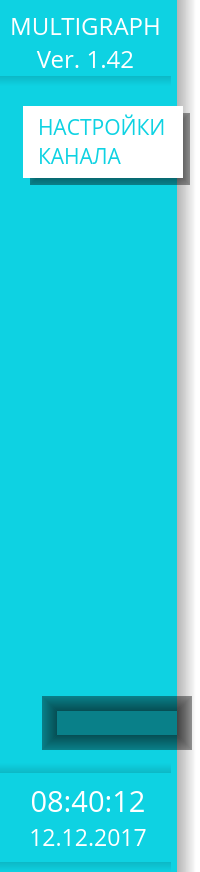
    <widget class="QFrame" name="left">
     <property name="minimumSize">
      <size>
       <width>193</width>
       <height>0</height>
      </size>
     </property>
     <property name="maximumSize">
      <size>
       <width>228</width>
       <height>10000000</height>
      </size>
     </property>
     <property name="styleSheet">
      <string notr="true">background-color:qlineargradient(spread:pad, x1:0, y1:0, x2:1, y2:0, stop:0 rgba(14, 210, 226, 255), stop:0.885000 rgba(14, 210, 226, 255), stop:0.885001 rgba(0, 0, 0, 40), stop:0.980000 rgba(0, 0, 0, 0), stop:1 rgba(0, 0, 0, 0))</string>
     </property>
     <property name="frameShape">
      <enum>QFrame::NoFrame</enum>
     </property>
     <property name="frameShadow">
      <enum>QFrame::Raised</enum>
     </property>
     <layout class="QVBoxLayout" name="verticalLayout_2">
      <property name="spacing">
       <number>0</number>
      </property>
      <property name="leftMargin">
       <number>0</number>
      </property>
      <property name="topMargin">
       <number>0</number>
      </property>
      <property name="rightMargin">
       <number>0</number>
      </property>
      <property name="bottomMargin">
       <number>0</number>
      </property>
      <item>
       <widget class="QLabel" name="name">
        <property name="minimumSize">
         <size>
          <width>17</width>
          <height>86</height>
         </size>
        </property>
        <property name="maximumSize">
         <size>
          <width>171</width>
          <height>16777215</height>
         </size>
        </property>
        <property name="font">
         <font>
          <family>Open Sans</family>
          <pointsize>18</pointsize>
          <kerning>true</kerning>
         </font>
        </property>
        <property name="styleSheet">
         <string notr="true">background-color: rgba(255, 255, 255, 0);
border-bottom:10px solid qlineargradient(spread:pad, x1:0, y1:0, x2:0, y2:1, stop:0 rgba(0, 0, 0, 32), stop:1 rgba(255, 255, 255, 0));</string>
        </property>
        <property name="frameShape">
         <enum>QFrame::NoFrame</enum>
        </property>
        <property name="frameShadow">
         <enum>QFrame::Raised</enum>
        </property>
        <property name="lineWidth">
         <number>1</number>
        </property>
        <property name="midLineWidth">
         <number>0</number>
        </property>
        <property name="text">
         <string>&lt;html&gt;&lt;head/&gt;&lt;body&gt;&lt;p align=&quot;center&quot;&gt;&lt;span style=&quot; color:#ffffff;&quot;&gt;MULTIGRAPH&lt;br/&gt;Ver. 1.42&lt;/span&gt;&lt;/p&gt;&lt;/body&gt;&lt;/html&gt;</string>
        </property>
        <property name="wordWrap">
         <bool>false</bool>
        </property>
        <property name="margin">
         <number>0</number>
        </property>
       </widget>
      </item>
      <item>
       <widget class="QFrame" name="frameNameSubMenu">
        <property name="minimumSize">
         <size>
          <width>0</width>
          <height>125</height>
         </size>
        </property>
        <property name="styleSheet">
         <string notr="true">background-color: rgba(255, 255, 255, 0);</string>
        </property>
        <property name="frameShape">
         <enum>QFrame::NoFrame</enum>
        </property>
        <property name="frameShadow">
         <enum>QFrame::Raised</enum>
        </property>
        <widget class="QWidget" name="shadowSubMenu" native="true">
         <property name="geometry">
          <rect>
           <x>30</x>
           <y>27</y>
           <width>160</width>
           <height>72</height>
          </rect>
         </property>
         <property name="styleSheet">
          <string notr="true">background-color: rgba(0, 0, 0, 100);
border-right:15px solid qlineargradient(spread:pad, x1:0, y1:0, x2:1, y2:0, stop:0 rgba(0, 0, 0, 100), stop:1 rgba(255, 255, 255, 0));
border-bottom:15px solid qlineargradient(spread:pad, x1:0, y1:0, x2:0, y2:1, stop:0 rgba(0, 0, 0, 100), stop:1 rgba(255, 255, 255, 0));
border-left:15px solid qlineargradient(spread:pad, x1:1, y1:0, x2:0, y2:0, stop:0 rgba(0, 0, 0, 100), stop:1 rgba(255, 255, 255, 0));
border-top:15px solid qlineargradient(spread:pad, x1:0, y1:1, x2:0, y2:0, stop:0 rgba(0, 0, 0, 100), stop:1 rgba(255, 255, 255, 0));
background-clip:padding;</string>
         </property>
        </widget>
        <widget class="QLabel" name="nameSubMenu">
         <property name="geometry">
          <rect>
           <x>23</x>
           <y>20</y>
           <width>160</width>
           <height>72</height>
          </rect>
         </property>
         <property name="font">
          <font>
           <family>Open Sans</family>
           <pointsize>16</pointsize>
          </font>
         </property>
         <property name="styleSheet">
          <string notr="true">background-color: rgb(255, 255, 255);
color: rgb(14, 210, 226);
padding-left:10px;</string>
         </property>
         <property name="text">
          <string>&lt;html&gt;&lt;head/&gt;&lt;body&gt;&lt;p&gt;НАСТРОЙКИ&lt;br&gt;КАНАЛА&lt;/p&gt;&lt;/body&gt;&lt;/html&gt;</string>
         </property>
         <property name="scaledContents">
          <bool>true</bool>
         </property>
         <property name="alignment">
          <set>Qt::AlignLeading|Qt::AlignLeft|Qt::AlignVCenter</set>
         </property>
        </widget>
       </widget>
      </item>
      <item>
       <spacer name="verticalSpacer">
        <property name="orientation">
         <enum>Qt::Vertical</enum>
        </property>
        <property name="sizeHint" stdset="0">
         <size>
          <width>20</width>
          <height>478</height>
         </size>
        </property>
       </spacer>
      </item>
      <item>
       <widget class="QFrame" name="placeLogo">
        <property name="minimumSize">
         <size>
          <width>0</width>
          <height>74</height>
         </size>
        </property>
        <property name="styleSheet">
         <string notr="true">background-color: rgba(255, 255, 255, 0);</string>
        </property>
        <property name="frameShape">
         <enum>QFrame::StyledPanel</enum>
        </property>
        <property name="frameShadow">
         <enum>QFrame::Raised</enum>
        </property>
        <widget class="QWidget" name="shadow" native="true">
         <property name="geometry">
          <rect>
           <x>42</x>
           <y>7</y>
           <width>150</width>
           <height>54</height>
          </rect>
         </property>
         <property name="styleSheet">
          <string notr="true">background-color: rgba(0, 0, 0, 100);
border-right:15px solid qlineargradient(spread:pad, x1:0, y1:0, x2:1, y2:0, stop:0 rgba(0, 0, 0, 100), stop:1 rgba(255, 255, 255, 0));
border-bottom:15px solid qlineargradient(spread:pad, x1:0, y1:0, x2:0, y2:1, stop:0 rgba(0, 0, 0, 100), stop:1 rgba(255, 255, 255, 0));
border-left:15px solid qlineargradient(spread:pad, x1:1, y1:0, x2:0, y2:0, stop:0 rgba(0, 0, 0, 100), stop:1 rgba(255, 255, 255, 0));
border-top:15px solid qlineargradient(spread:pad, x1:0, y1:1, x2:0, y2:0, stop:0 rgba(0, 0, 0, 100), stop:1 rgba(255, 255, 255, 0));
background-clip:padding;</string>
         </property>
        </widget>
        <widget class="QLabel" name="label">
         <property name="geometry">
          <rect>
           <x>35</x>
           <y>0</y>
           <width>150</width>
           <height>54</height>
          </rect>
         </property>
         <property name="text">
          <string/>
         </property>
         <property name="pixmap">
          <pixmap>C:/Work/logotpchel.png</pixmap>
         </property>
         <property name="scaledContents">
          <bool>true</bool>
         </property>
        </widget>
       </widget>
      </item>
      <item>
       <widget class="QLabel" name="date_time">
        <property name="minimumSize">
         <size>
          <width>0</width>
          <height>109</height>
         </size>
        </property>
        <property name="maximumSize">
         <size>
          <width>171</width>
          <height>16777215</height>
         </size>
        </property>
        <property name="font">
         <font>
          <family>Open Sans</family>
          <pointsize>16</pointsize>
         </font>
        </property>
        <property name="styleSheet">
         <string notr="true">background-color: rgba(255, 255, 255, 0);
border-bottom:10px solid qlineargradient(spread:pad, x1:0, y1:0, x2:0, y2:1, stop:0 rgba(0, 0, 0, 32), stop:1 rgba(255, 255, 255, 0));
border-top:10px solid qlineargradient(spread:pad, x1:0, y1:0, x2:0, y2:1, stop:1 rgba(0, 0, 0, 32), stop:0 rgba(255, 255, 255, 0));</string>
        </property>
        <property name="text">
         <string>&lt;html&gt;&lt;head/&gt;&lt;body&gt;&lt;p align=&quot;center&quot;&gt;&lt;span style=&quot; font-size:22pt; color:#ffffff;&quot;&gt;08:40:12&lt;/span&gt;&lt;span style=&quot; color:#ffffff;&quot;&gt;&lt;br/&gt;&lt;/span&gt;&lt;span style=&quot; font-size:17pt; color:#ffffff;&quot;&gt;12.12.2017&lt;/span&gt;&lt;/p&gt;&lt;/body&gt;&lt;/html&gt;</string>
        </property>
       </widget>
      </item>
     </layout>
    </widget>
